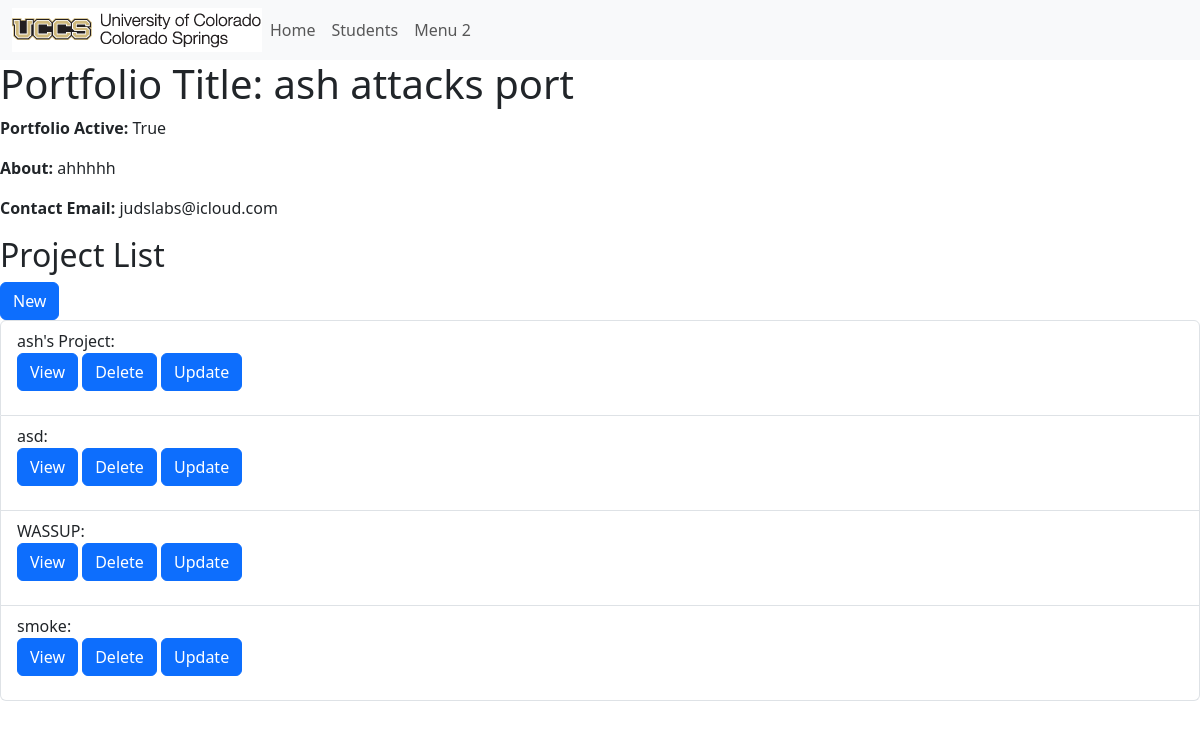
/portfolio/13, run on the app's committed database.
### portfolio_app/models.py (models this page shows, shortened)
class Portfolio(models.Model):
    title = models.CharField(max_length=200)
    contact_email = models.CharField(max_length=200)
    is_active = models.BooleanField(default=False)
    about = models.TextField(blank = True)

class Project(models.Model):
    title = models.CharField(max_length=200)
    description = models.TextField(null=True, blank=True)
    portfolio = models.ForeignKey(Portfolio, on_delete=models.CASCADE, default = None)
    def get_absolute_url(self):
        return reverse('project-detail', args=[str(self.id)])

### portfolio_app/views.py (the view)
# urls.py: path('portfolio/<int:pk>', views.portfolioDetailView.as_view(), name='portfolio-detail'),
class portfolioDetailView(generic.DetailView):
   model = Portfolio
   def get_context_data(self, **kwargs):
      context = super().get_context_data(**kwargs)
      portfolio = self.get_object()
      context['projects'] = Project.objects.filter(portfolio=portfolio)
      return context

### portfolio_app/templates/portfolio_app/portfolio_detail.html
{% extends 'portfolio_app/base_template.html' %}
{% block content %}
<h1>Portfolio Title: {{ portfolio.title }}</h1>
<p><strong>Portfolio Active:</strong> {{ portfolio.is_active}}</p>
<p><strong>About:</strong> {{ portfolio.about }}</p>
<p><strong>Contact Email:</strong> {{ portfolio.contact_email }}</p>
<h2>Project List</h2>
<a class="btn btn-primary" href="{% url 'create_project' portfolio.id %}" role="button">New</a>
{% if projects %}
    <ul class="list-group">
        {% for project in projects %}
        <li class="list-group-item"> {{ project.title }}:
            <p>
                <a class="btn btn-primary" href="{{ project.get_absolute_url }}" role="button">View</a>
                <a class="btn btn-primary" href="{% url 'delete-project' pk=project.id %}" role="button">Delete</a>
                <a class="btn btn-primary" href="{% url 'update-project' pk=project.pk %}" role="button">Update</a>
            </p>
        </li>
        {% endfor %}
    </ul>
{% else %}
<p>There are no projects registered.</p>
{% endif %}
{% endblock %}

### data on the page
Portfolio: title "ash attacks port", is_active "True", about "ahhhhh", contact_email "judslabs@icloud.com"
Project: title "ash's Project"
Project: title "asd"
Project: title "WASSUP"
Project: title "smoke"
